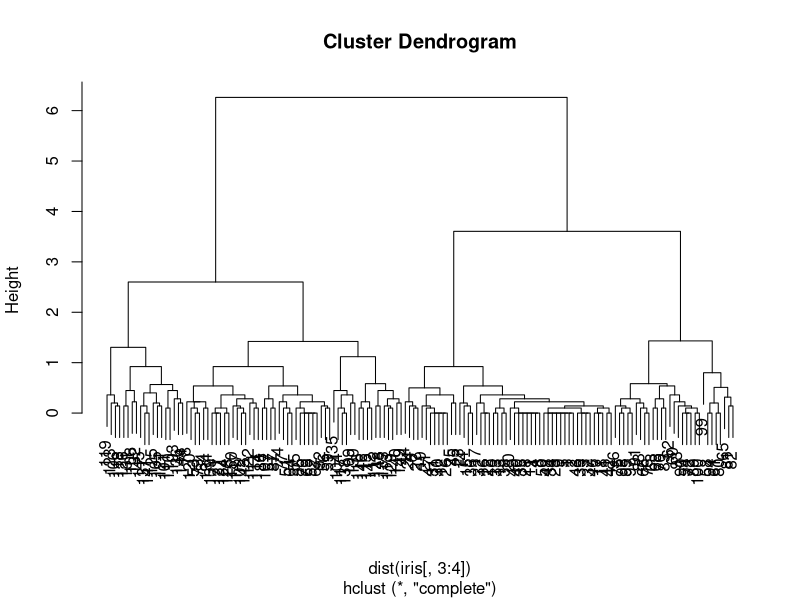
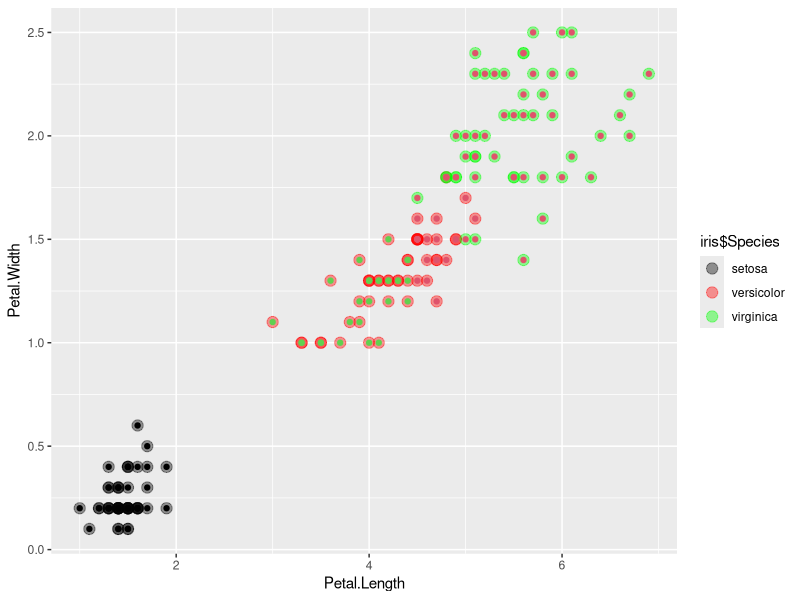
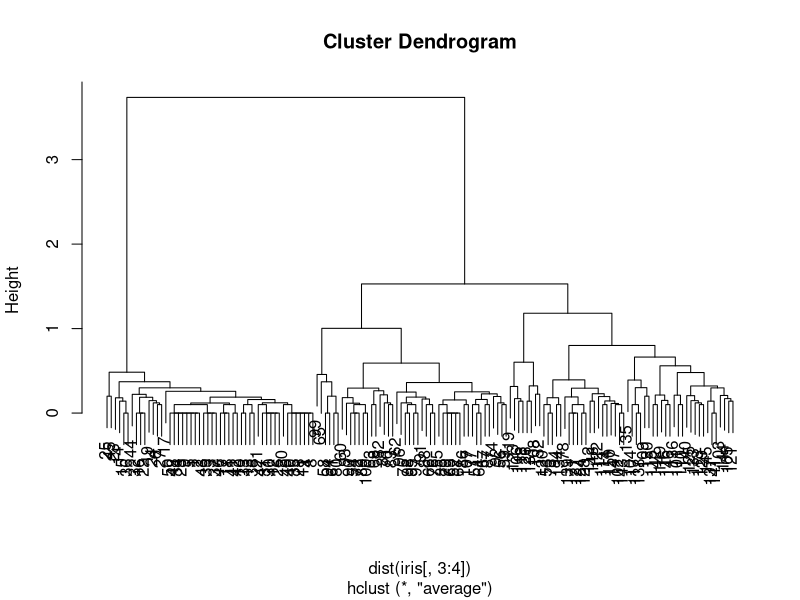
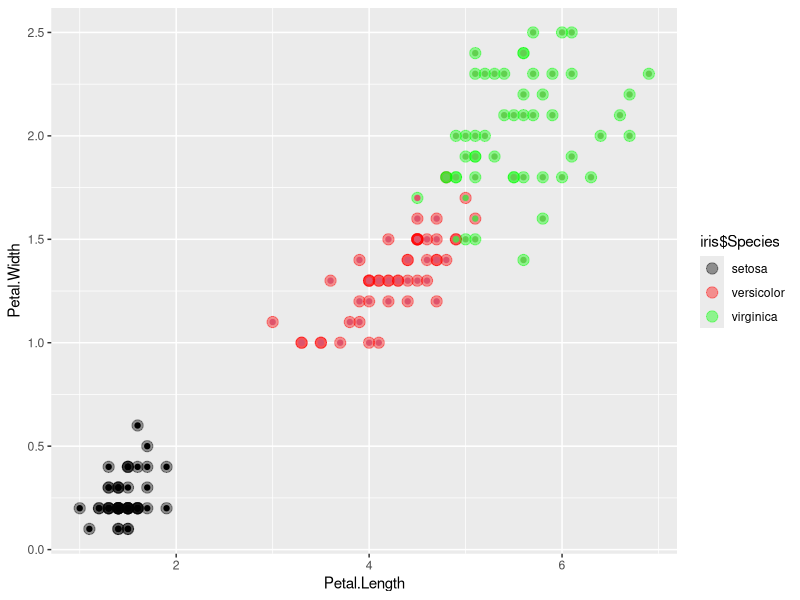
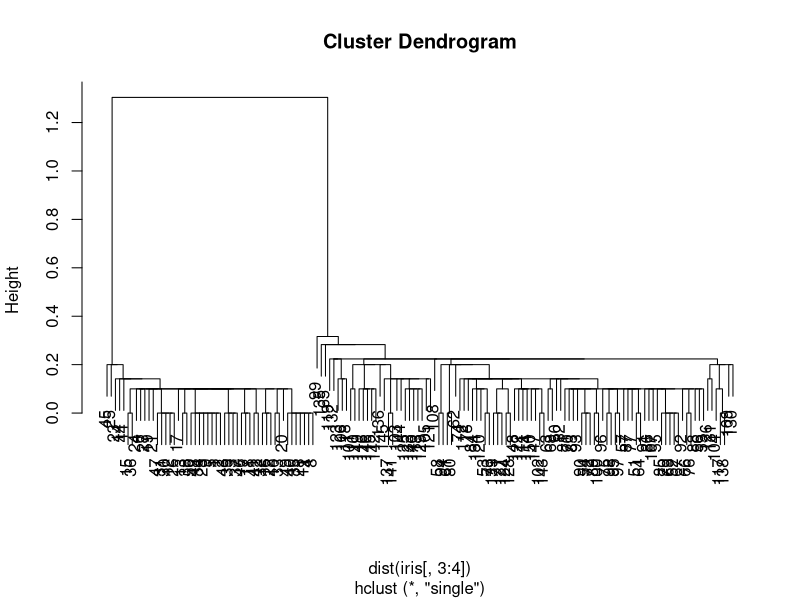
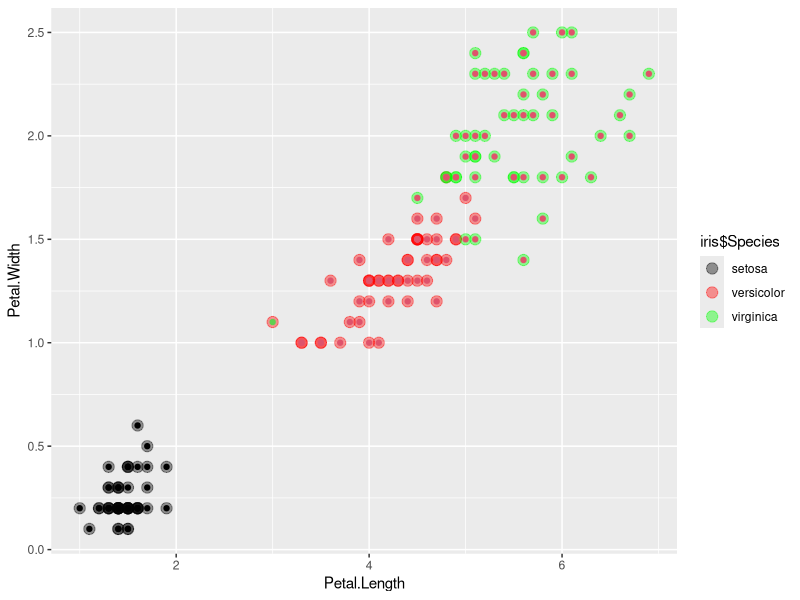
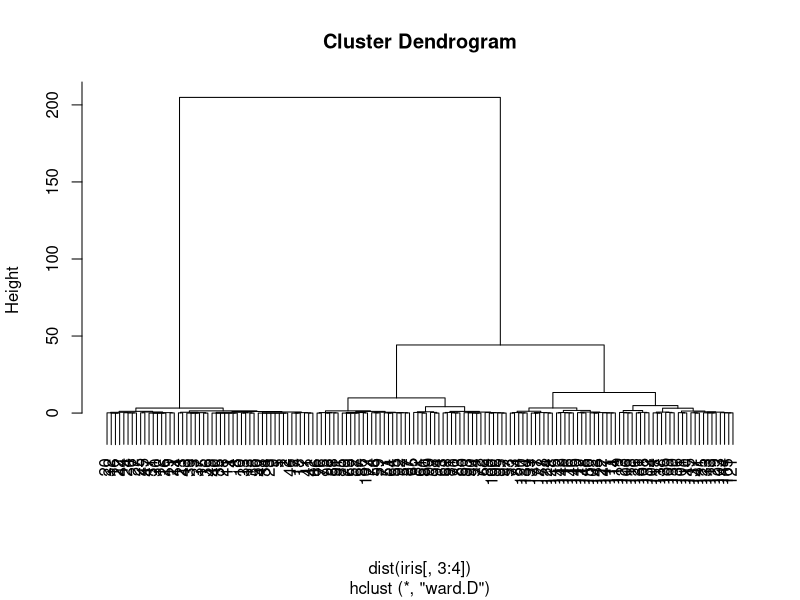
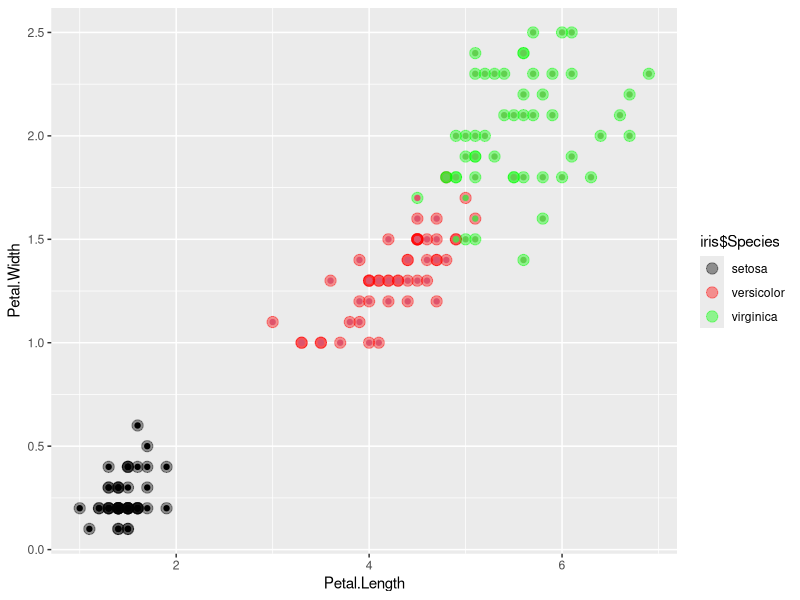

Generate these figures, in order, with R:
# https://www.r-bloggers.com/hierarchical-clustering-in-r-2/
#install.packages("ggplot2")
library(ggplot2)

clusterPlot <- function(type) {
  clusters <- hclust(dist(iris[, 3:4]), method = type)
  plot(clusters)
  
  clusterCut <- cutree(clusters, 3)
  show(table(clusterCut, iris$Species)) # show required, else will not print

  ggplot(iris, aes(Petal.Length, Petal.Width, color = iris$Species)) + 
    geom_point(alpha = 0.4, size = 3.5) + geom_point(col = clusterCut) + 
    scale_color_manual(values = c('black', 'red', 'green'))
}

clusterPlot('complete')
clusterPlot('average')
clusterPlot('single')
clusterPlot('ward.D')
